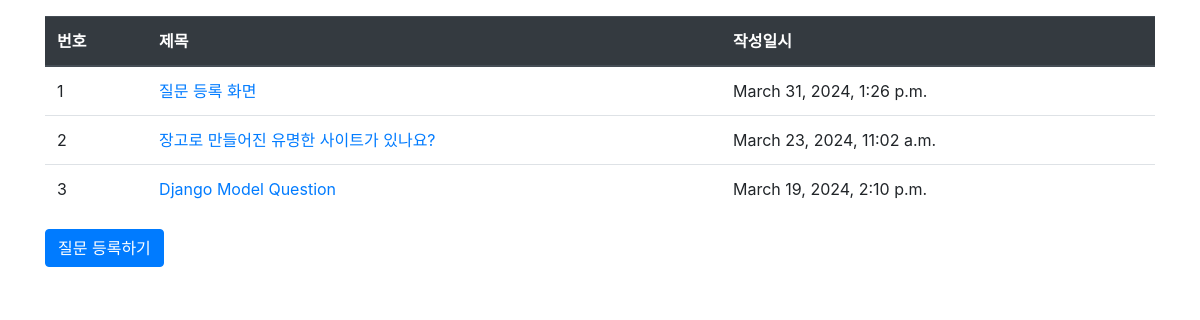
Screenshot of /pybo/ with the database file from the repository.
### pybo/models.py (models this page shows, shortened)
class Question(models.Model):
    subject = models.CharField(max_length=200)  # 질문 제목
    content = models.TextField()    # 질문 내용
    create_date = models.DateTimeField()    # 질문 작성 일시 (날짜, 시간)

### pybo/views.py (the view)
# urls.py: path('', views.index, name='index'),
def index(request):
    question_list=Question.objects.order_by('-create_date') ## 데이터 작성일시 역순 조회
    context={'question_list': question_list}
    return render(request, 'pybo/question_list.html', context)    ## render로 화면 출력

### templates/pybo/question_list.html (shortened to what this page needs)
{% extends 'base.html' %}
{% block content %}
<div class="container my-3">
    <table class="table">
        <thead>
            <tr class="thead-dark">
                <th>번호</th>
                <th>제목</th>
                <th>작성일시</th>
            </tr>
        </thead>
        <tbody>
            {% if question_list %}
                {% for question in question_list %}
                    <tr>
                        <td>{{ forloop.counter }}</td>
                        <td>
                            <a href="{% url 'pybo:detail' question.id %}">
                            {{ question.subject }}
                            </a>
                        </td>
                        <td>{{ question.create_date }}</td>
                    </tr>
                {% endfor %}
            {% else %}
                <tr>
                    <td colspan="3">질문이 없습니다.</td>
                </tr>
            {% endif %}
        </tbody>
    </table>
    <a href="{% url 'pybo:question_create' %}" class="btn btn-primary">
        질문 등록하기
    </a>
</div>
{% endblock %}

### rows the page displays
Question: subject "질문 등록 화면", create_date "March 31, 2024, 1:26 p.m."
Question: subject "장고로 만들어진 유명한 사이트가 있나요?", create_date "March 23, 2024, 11:02 a.m."
Question: subject "Django Model Question", create_date "March 19, 2024, 2:10 p.m."
